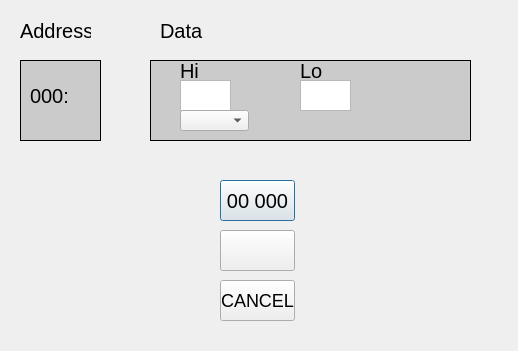
<?xml version="1.0" encoding="UTF-8"?>
<ui version="4.0">
 <class>ram_change_menu</class>
 <widget class="QDialog" name="ram_change_menu">
  <property name="windowModality">
   <enum>Qt::NonModal</enum>
  </property>
  <property name="enabled">
   <bool>true</bool>
  </property>
  <property name="geometry">
   <rect>
    <x>0</x>
    <y>0</y>
    <width>518</width>
    <height>351</height>
   </rect>
  </property>
  <property name="minimumSize">
   <size>
    <width>518</width>
    <height>351</height>
   </size>
  </property>
  <property name="maximumSize">
   <size>
    <width>518</width>
    <height>351</height>
   </size>
  </property>
  <property name="contextMenuPolicy">
   <enum>Qt::DefaultContextMenu</enum>
  </property>
  <property name="windowTitle">
   <string>Edit RAM Line</string>
  </property>
  <widget class="QLabel" name="label">
   <property name="geometry">
    <rect>
     <x>20</x>
     <y>20</y>
     <width>71</width>
     <height>21</height>
    </rect>
   </property>
   <property name="styleSheet">
    <string notr="true">font-size: 20px;</string>
   </property>
   <property name="text">
    <string>Address</string>
   </property>
  </widget>
  <widget class="QLabel" name="label_2">
   <property name="geometry">
    <rect>
     <x>160</x>
     <y>20</y>
     <width>61</width>
     <height>21</height>
    </rect>
   </property>
   <property name="styleSheet">
    <string notr="true">font-size: 20px;</string>
   </property>
   <property name="text">
    <string>Data</string>
   </property>
  </widget>
  <widget class="QFrame" name="adress_frame">
   <property name="geometry">
    <rect>
     <x>20</x>
     <y>60</y>
     <width>81</width>
     <height>81</height>
    </rect>
   </property>
   <property name="styleSheet">
    <string notr="true">#adress_frame{
background-color: rgb(203, 203, 203);
border-width: 1px;
border-style:solid;
}</string>
   </property>
   <property name="frameShape">
    <enum>QFrame::StyledPanel</enum>
   </property>
   <property name="frameShadow">
    <enum>QFrame::Raised</enum>
   </property>
   <widget class="QLabel" name="adress_label">
    <property name="geometry">
     <rect>
      <x>10</x>
      <y>20</y>
      <width>51</width>
      <height>31</height>
     </rect>
    </property>
    <property name="styleSheet">
     <string notr="true">font-size: 20px;</string>
    </property>
    <property name="text">
     <string>000:</string>
    </property>
   </widget>
  </widget>
  <widget class="QFrame" name="data_frame">
   <property name="geometry">
    <rect>
     <x>150</x>
     <y>60</y>
     <width>321</width>
     <height>81</height>
    </rect>
   </property>
   <property name="styleSheet">
    <string notr="true">#data_frame{
background-color: rgb(203, 203, 203);
border-width: 1px;
border-style:solid;
}
</string>
   </property>
   <property name="frameShape">
    <enum>QFrame::StyledPanel</enum>
   </property>
   <property name="frameShadow">
    <enum>QFrame::Raised</enum>
   </property>
   <widget class="QTextEdit" name="hi_text_edit">
    <property name="geometry">
     <rect>
      <x>30</x>
      <y>20</y>
      <width>51</width>
      <height>31</height>
     </rect>
    </property>
   </widget>
   <widget class="QLabel" name="label_3">
    <property name="geometry">
     <rect>
      <x>30</x>
      <y>0</y>
      <width>47</width>
      <height>21</height>
     </rect>
    </property>
    <property name="styleSheet">
     <string notr="true">font-size:20px;</string>
    </property>
    <property name="text">
     <string>Hi</string>
    </property>
   </widget>
   <widget class="QLabel" name="label_4">
    <property name="geometry">
     <rect>
      <x>150</x>
      <y>0</y>
      <width>47</width>
      <height>21</height>
     </rect>
    </property>
    <property name="styleSheet">
     <string notr="true">font-size:20px;</string>
    </property>
    <property name="text">
     <string>Lo</string>
    </property>
   </widget>
   <widget class="QTextEdit" name="lo_text_edit">
    <property name="geometry">
     <rect>
      <x>150</x>
      <y>20</y>
      <width>51</width>
      <height>31</height>
     </rect>
    </property>
   </widget>
   <widget class="QComboBox" name="hi_selector">
    <property name="geometry">
     <rect>
      <x>30</x>
      <y>50</y>
      <width>69</width>
      <height>21</height>
     </rect>
    </property>
    <property name="currentText">
     <string/>
    </property>
   </widget>
  </widget>
  <widget class="QPushButton" name="hi_lo_reset">
   <property name="geometry">
    <rect>
     <x>220</x>
     <y>180</y>
     <width>75</width>
     <height>41</height>
    </rect>
   </property>
   <property name="styleSheet">
    <string notr="true">font-size:20px;</string>
   </property>
   <property name="text">
    <string>00 000</string>
   </property>
  </widget>
  <widget class="QPushButton" name="push_ram_info">
   <property name="geometry">
    <rect>
     <x>220</x>
     <y>230</y>
     <width>75</width>
     <height>41</height>
    </rect>
   </property>
   <property name="styleSheet">
    <string notr="true">background-image: url(:/Buttons/line_to_ram.png);
background-repeat: no-repeat;
background-position: center;</string>
   </property>
   <property name="text">
    <string/>
   </property>
  </widget>
  <widget class="QPushButton" name="cancel_button">
   <property name="geometry">
    <rect>
     <x>220</x>
     <y>280</y>
     <width>75</width>
     <height>41</height>
    </rect>
   </property>
   <property name="styleSheet">
    <string notr="true">font-size:18px;</string>
   </property>
   <property name="text">
    <string>CANCEL</string>
   </property>
  </widget>
 </widget>
 <resources>
  <include location="Graphiken/Graphiken/Dialog_ram.qrc"/>
 </resources>
 <connections/>
</ui>
